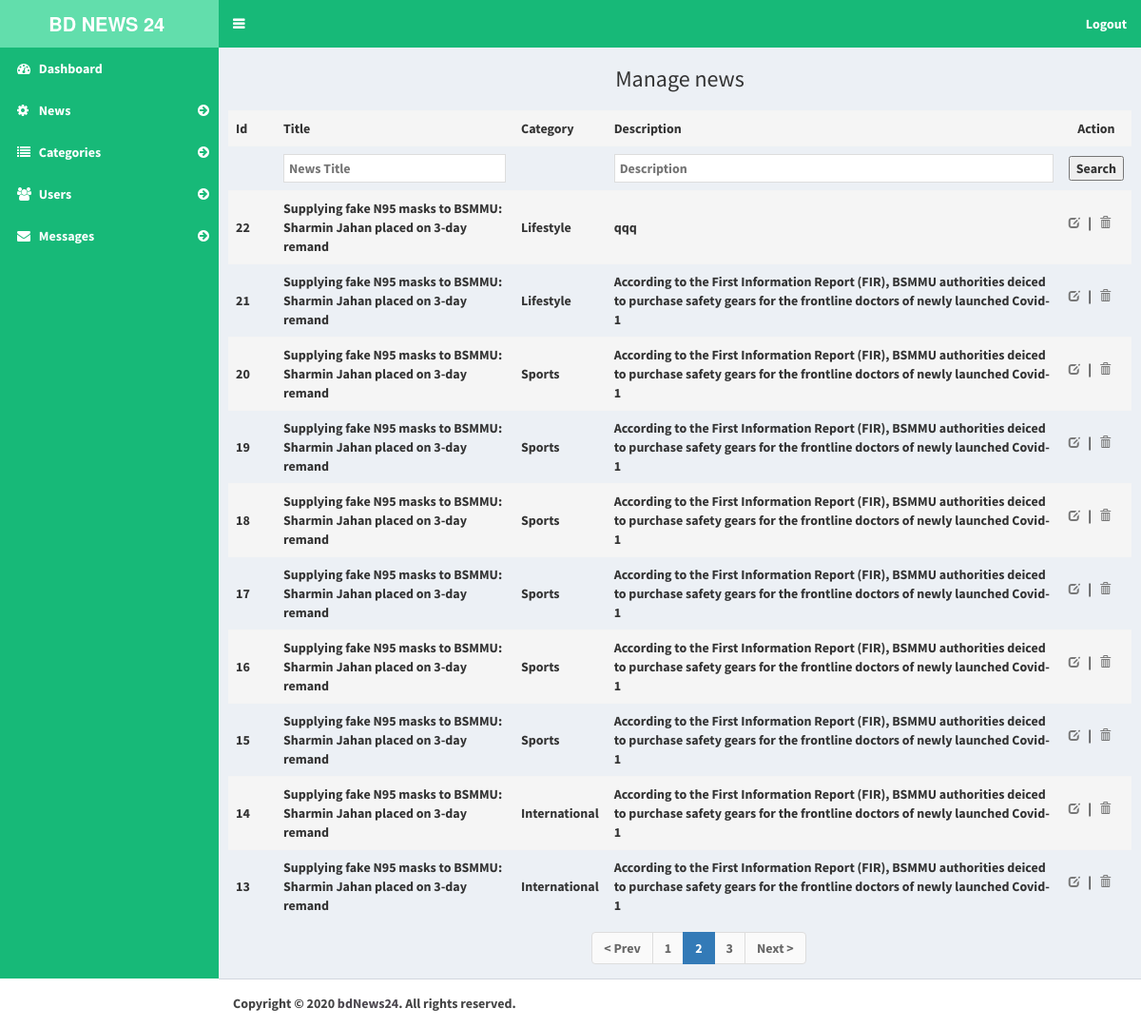
Page /Manage_news/index/10 on the committed database.
### tables this page shows
CREATE TABLE `news` (
  `id` int(11) NOT NULL,
  `title` varchar(255) NOT NULL,
  `category_id` int(11) NOT NULL,
  `description` text NOT NULL,
  `image` varchar(255) NOT NULL,
  `review` int(255) NOT NULL,
  `views` int(11) DEFAULT NULL,
  `created_on` timestamp NOT NULL DEFAULT current_timestamp()
);

CREATE TABLE `categories` (
  `id` int(11) NOT NULL,
  `name` varchar(255) NOT NULL,
  `category_image` varchar(255) NOT NULL
);

### index.php (called while the page is built, shortened)
<?php
require_once BASEPATH.'core/CodeIgniter.php';

### application/views/news/news_list.php (the view, shortened to what this page needs)
<div class="content-wrapper">
  <section class=""  id="contentheid">
    <div class="row">
     <div class="col-sm-12">
      <center> <h3>
        Manage news
      </h3></center>
    </div>
  </div>
</section>
<form method="get" enctype="multipart/form-data" action="<?=base_url()?>Manage_news/index" id="mainform">
  <div class="row">
    <div class="col-sm-12">
     <div class="">
      <div class="settingstablebody box-body table-responsive">
        <table class="table table-hover">
          <tbody>
           <colgroup>
            <col width="50">
            <col width="250">
            <col>
          </colgroup>
          <tr class="catmanageheader">
            <th>Id</th>
            <th>Title</th>
            <th>Category</th>
            <th>Description</th>
            <th>Action</th>
          </tr>
          <tr>
            <td></td>
            <td>
             <div class="settingsinf">
               <input type="text" placeholder="News Title" name="title" value="<?php if(!empty($title)){ echo $title;
               } ?>" >
             </div>
           </td>
           <td></td>
           <td>
             <div class="settingsinf">
               <input type="text" placeholder="Description" name="price" value="<?php if(!empty($description)){ echo  $description;  } ?>" >
             </div>
           </td>
           <td><button type="submit" id="" name="Search">Search</button></td>
         </tr>
       </form>
       <?php
       foreach($result as $row) { ?>
        <td> <?=$row['id']?></td>
        <td>
          <div class="settingsinf">
            <?=$row['title']?>
          </div>
        </td>
        <td>
          <div class="settingsinf">
            <?=$row['name']?>
          </div>
        </td>
        <td>
          <div class="settingsinf">
            <?php echo substr($row['description'], 0, 150); ?>
          </div>
        </td>
        <td>
          <div class="settinginfdetails">
            <p><a href="<?=base_url()?>Manage_news/edit_news/<?=$row['id']?>" data-toggle="tooltip" title="Edit"><span class="glyphicon glyphicon-edit"></span></a> &nbsp |  &nbsp
              <a href="<?=base_url()?>Manage_news/delete_news/<?=$row['id']?>" data-tooltip="tooltip"><span class="glyphicon glyphicon-trash"></span></a></p>
            </div>
          </td>
      <?php }?>
</div>
</div>
<div class="paginationtables">
  <ul style="list-style: none;">
    <center><li><?php
    echo $this->pagination->create_links(); ?></li></center>
  </ul>
</div>

### rows in the picture
news: id "22", title "Supplying fake N95 masks to BSMMU: Sharmin Jahan placed on 3-day remand", category.name "Lifestyle", description "qqq"
news: id "21", title "Supplying fake N95 masks to BSMMU: Sharmin Jahan placed on 3-day remand", category.name "Lifestyle", description "According to the First Information Report (FIR), BSMMU authorities deiced to purchase safety gears for the frontline doctors of newly launched Covid-1"
news: id "20", title "Supplying fake N95 masks to BSMMU: Sharmin Jahan placed on 3-day remand", category.name "Sports", description "According to the First Information Report (FIR), BSMMU authorities deiced to purchase safety gears for the frontline doctors of newly launched Covid-1"
news: id "19", title "Supplying fake N95 masks to BSMMU: Sharmin Jahan placed on 3-day remand", category.name "Sports", description "According to the First Information Report (FIR), BSMMU authorities deiced to purchase safety gears for the frontline doctors of newly launched Covid-1"
news: id "18", title "Supplying fake N95 masks to BSMMU: Sharmin Jahan placed on 3-day remand", category.name "Sports", description "According to the First Information Report (FIR), BSMMU authorities deiced to purchase safety gears for the frontline doctors of newly launched Covid-1"
news: id "17", title "Supplying fake N95 masks to BSMMU: Sharmin Jahan placed on 3-day remand", category.name "Sports", description "According to the First Information Report (FIR), BSMMU authorities deiced to purchase safety gears for the frontline doctors of newly launched Covid-1"
news: id "16", title "Supplying fake N95 masks to BSMMU: Sharmin Jahan placed on 3-day remand", category.name "Sports", description "According to the First Information Report (FIR), BSMMU authorities deiced to purchase safety gears for the frontline doctors of newly launched Covid-1"
news: id "15", title "Supplying fake N95 masks to BSMMU: Sharmin Jahan placed on 3-day remand", category.name "Sports", description "According to the First Information Report (FIR), BSMMU authorities deiced to purchase safety gears for the frontline doctors of newly launched Covid-1"
news: id "14", title "Supplying fake N95 masks to BSMMU: Sharmin Jahan placed on 3-day remand", category.name "International", description "According to the First Information Report (FIR), BSMMU authorities deiced to purchase safety gears for the frontline doctors of newly launched Covid-1"
news: id "13", title "Supplying fake N95 masks to BSMMU: Sharmin Jahan placed on 3-day remand", category.name "International", description "According to the First Information Report (FIR), BSMMU authorities deiced to purchase safety gears for the frontline doctors of newly launched Covid-1"

### other values in the picture
$this->pagination->create_links() "< Prev 1 2 3 Next >"
